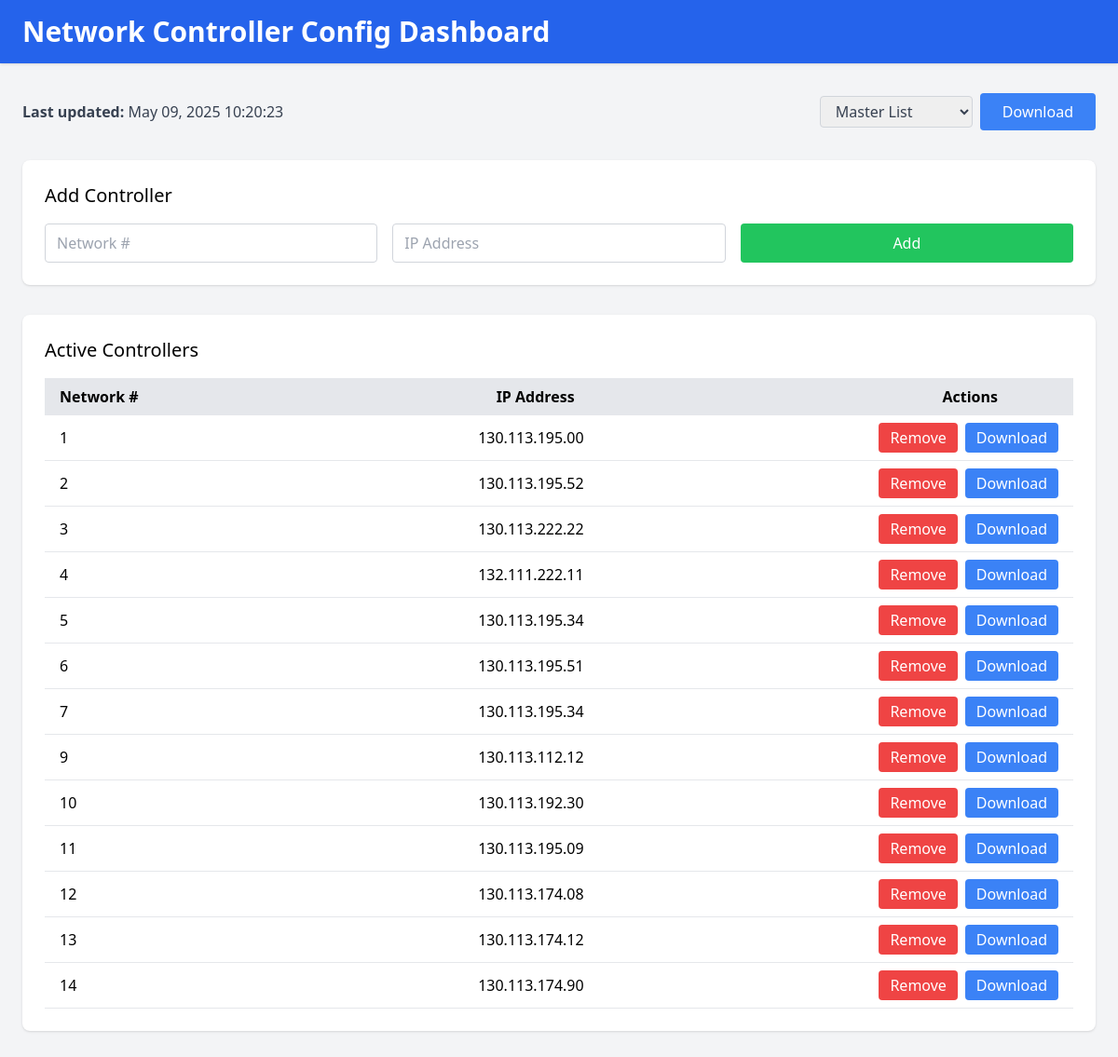
The page / on the database its author committed.
### tables this page shows
CREATE TABLE buildings (
                 id INTEGER PRIMARY KEY AUTOINCREMENT,
                 building_number INTEGER UNIQUE,
                 ip_address TEXT,
                 status TEXT DEFAULT 'active',
                 last_updated TEXT);

### app.py (the view)
@app.route('/')
def index():
    raw_ts = get_last_update()
    if raw_ts:
        try:
            dt = datetime.datetime.fromisoformat(raw_ts)
            last_update = dt.strftime("%b %d, %Y %H:%M:%S")
        except Exception:
            last_update = raw_ts
    else:
        last_update = '—'
    return render_template(
        'index.html',
        buildings   = get_buildings(),
        last_update = last_update,
        messages    = get_flashed_messages(with_categories=True)
    )

### app.py (called while the page is built)
def get_buildings():
    conn = sqlite3.connect(DB_PATH)
    c = conn.cursor()
    c.execute("""
        SELECT * FROM buildings
         WHERE status='active' AND building_number>0
      ORDER BY building_number

    """)
    rows = c.fetchall()
    conn.close()
    return rows

def get_last_update():
    conn = sqlite3.connect(DB_PATH)
    c = conn.cursor()
    c.execute("SELECT MAX(timestamp) FROM logs")
    ts = c.fetchone()[0]
    conn.close()
    return ts

### templates/index.html (shortened to what this page needs)
<!DOCTYPE html>
<html lang="en" class="h-screen w-screen">
<head>
  <script src="https://cdn.tailwindcss.com"></script>
</head>
<body class="flex flex-col h-screen w-screen bg-gray-100">
  <header class="bg-blue-600 text-white py-4 w-full shadow">
    <div class="w-full px-6">
      <h1 class="text-3xl font-bold">Network Controller Config Dashboard</h1>
    </div>
  </header>
  <main class="flex-1 w-full px-6 py-8 overflow-auto space-y-8">
    <div class="flex justify-between items-center text-gray-700">
      <div>
        <strong>Last updated:</strong> {{ last_update or '—' }}
      </div>
      <form action="/export" method="get" class="flex items-center space-x-2">
        <select name="type" required class="border border-gray-300 rounded px-3 py-1 focus:ring-2 focus:ring-blue-500">
          <option value="master">Master List</option>
        </select>
        <button type="submit" class="bg-blue-500 text-white rounded px-6 py-2 hover:bg-blue-600 transition">
          Download
        </button>
      </form>
    </div>
    <section class="bg-white rounded-lg shadow p-6 w-full">
      <h2 class="text-xl font-medium mb-4">Add Controller</h2>
      <form id="addForm" method="POST" action="/add" class="grid grid-cols-1 sm:grid-cols-3 gap-4 w-full">
        <input type="number" id="addNumber" name="building_number" required placeholder="Network #" class="border border-gray-300 rounded px-3 py-2 w-full focus:ring-2 focus:ring-blue-500" />
        <input type="text" id="addIp" name="ip" required placeholder="IP Address" class="border border-gray-300 rounded px-3 py-2 w-full focus:ring-2 focus:ring-blue-500" />
        <button type="submit" class="bg-green-500 text-white rounded px-6 py-2 w-full hover:bg-green-600 transition">Add</button>
      </form>
    </section>
    <section class="bg-white rounded-lg shadow p-6 w-full">
      <h2 class="text-xl font-medium mb-4">Active Controllers</h2>
      <div class="w-full overflow-x-auto">
        <table class="w-full table-auto">
          <thead class="bg-gray-200">
            <tr>
              <th class="px-4 py-2 text-left">Network #</th>
              <th class="px-4 py-2 text-right"><div class="relative left-[-10px]">IP Address</div></th>
              <th class="px-4 py-2 text-right"><div class="relative left-[-65px]">Actions</div></th>
            </tr>
          </thead>
          <tbody>
            {% for b in buildings %}
              <tr class="border-b hover:bg-gray-50">
                <td class="px-4 py-2">{{ b[1] }}</td>
                <td class="px-4 py-2 text-right">{{ b[2] }}</td>
                <td class="px-4 py-2 flex justify-end space-x-2">
                  <a href="/remove/{{ b[1] }}" data-number="{{ b[1] }}" data-ip="{{ b[2] }}" class="remove-link bg-red-500 text-white rounded px-3 py-1 hover:bg-red-600 transition">Remove</a>
                  <a href="/export?type=single&building_number={{ b[1] }}" class="bg-blue-500 text-white rounded px-3 py-1 hover:bg-blue-600 transition">Download</a>
                </td>
              </tr>
            {% else %}
              <tr>
                <td colspan="3" class="text-center py-4 text-gray-500">No active controllers.</td>
              </tr>
            {% endfor %}
          </tbody>
        </table>
      </div>
    </section>
  </main>
</body>
</html>

### rows shown on the page
buildings: building_number "1", ip_address "130.113.195.00"
buildings: building_number "2", ip_address "130.113.195.52"
buildings: building_number "3", ip_address "130.113.222.22"
buildings: building_number "4", ip_address "132.111.222.11"
buildings: building_number "5", ip_address "130.113.195.34"
buildings: building_number "6", ip_address "130.113.195.51"
buildings: building_number "7", ip_address "130.113.195.34"
buildings: building_number "9", ip_address "130.113.112.12"
buildings: building_number "10", ip_address "130.113.192.30"
buildings: building_number "11", ip_address "130.113.195.09"
buildings: building_number "12", ip_address "130.113.174.08"
buildings: building_number "13", ip_address "130.113.174.12"
buildings: building_number "14", ip_address "130.113.174.90"

### other values the page prints
{{ last_update or '—' }} "May 09, 2025 10:20:23"
